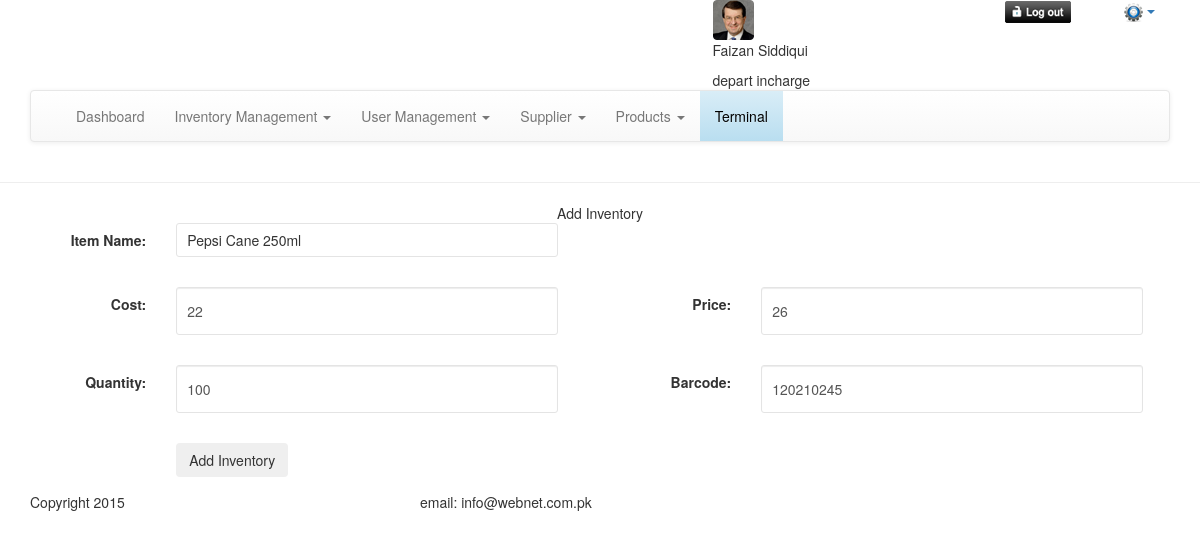
/add_inventory.php?id=1 (signed in), run on an earlier commit of the app's database.
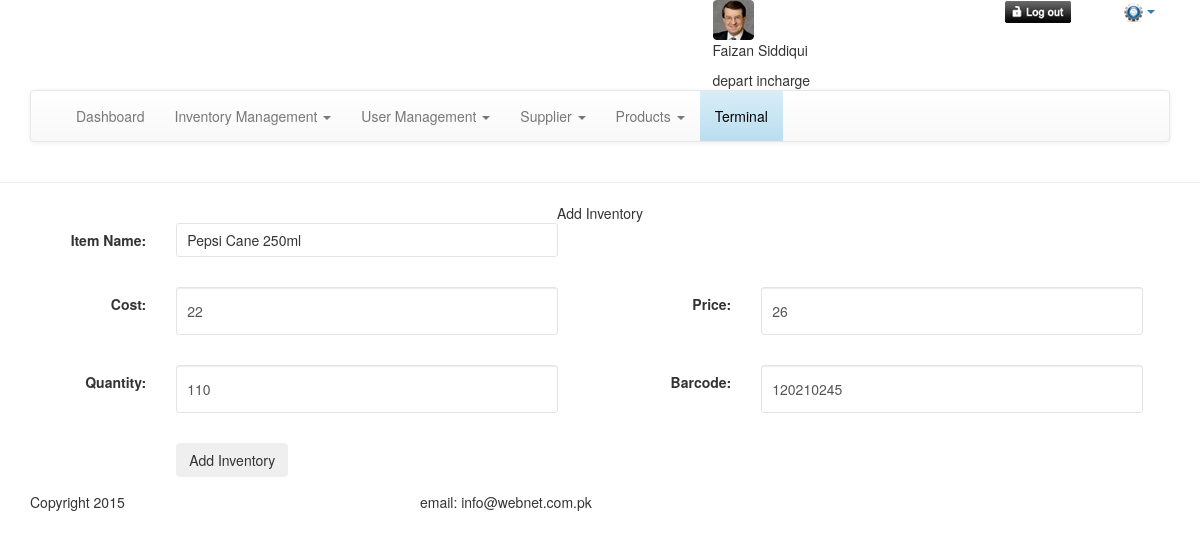
And on a later commit of the database.
### tables this page shows
CREATE TABLE IF NOT EXISTS `inventory` (
  `inv_id` int(11) NOT NULL,
  `inv_name` varchar(128) NOT NULL,
  `inv_cost` decimal(10,0) NOT NULL,
  `inv_price` decimal(10,0) NOT NULL,
  `inv_quantity` int(11) NOT NULL,
  `inv_barcode` int(11) NOT NULL,
  `inv_ts` timestamp NOT NULL DEFAULT CURRENT_TIMESTAMP
);

### common/class.database.php (called while the page is built, shortened)
<?php
class Database {
    public $_DB;
    public $_query;
    public $_where = array();
    public $_select = array();
    public $_action;
    public $_table;
    public function __construct() {
        try {
            $this->_DB = new PDO('mysql:host=' . DB_HOST . ';dbname=' . DB_NAME, DB_USER, DB_PASS);
            $this->_DB->setAttribute(PDO::ATTR_ERRMODE, PDO::ERRMODE_EXCEPTION);
        } catch (PDOException $e) {
            echo 'ERROR: ' . $e->getMessage();
        }
    }
    public function where($column_name, $value, $operator = '=') {
        $this->_where[$column_name] = array();
        $this->_where[$column_name][] = $value;
        $this->_where[$column_name][] = $operator;
    }
    public function query($query) {
        try {
            $this->_query = $this->_DB->prepare(filter_var($query, FILTER_SANITIZE_STRING));
            $this->bind_results();
            $this->_query->execute();
            $this->_where = array();
            $this->_select = array();
        } catch (PDOException $e) {
            $er = $e->errorInfo;
            echo '<p style="font-family:arial; background:#F00; position:absolute; z-index:10000; color:#FFF; padding:5px;">ERROR: ' . $er[2] . '</p>';
        }
    }
    public function bind_results() {
        if (!empty($this->_where)) {
            $ci = 0;
            foreach ($this->_where as $c => $value) {
                $ci++;
                $this->_query->bindValue(':' . $c.$ci, $value[0], $this->get_type($value[0]));
            }
        }
    }
    public function get_type($value) {
        if (is_int($value)) {
            $param = PDO::PARAM_INT;
        } elseif (is_bool($value)) {
            $param = PDO::PARAM_BOOL;
        } elseif (is_null($value)) {
            $param = PDO::PARAM_NULL;
        } elseif (is_string($value)) {
            $param = PDO::PARAM_STR;
        } else {
            $param = FALSE;
        }
        return $param;
    }
    public function build_query() {
        $query = $this->_action;
        if ($this->_action == 'SELECT') {
            if (!empty($this->_select)) {
                foreach ($this->_select as $column_name => $name) {
                    $query .=' ' . $column_name . ' as ' . $name . ', ';
                }
            } else {
                $query .= ' *';
            }
            $query = rtrim($query, ', ');
        }
        if ($this->_action != 'UPDATE' && $this->_action != 'INSERT') {
            $query .= ' FROM ';
        }
        $query .= $this->_table;
        if (!empty($this->_where)) {
            $query .= ' WHERE ';
            $columns = array();
            $ci = 0;
            foreach ($this->_where as $c => $v) {
                $cn = $c;
                $ci++;
                $columns[] = $cn . ' ' . $v[1] . ' :' . $c.$ci;
            }
            $query .= implode(' AND ', $columns);
        }
        $this->query($query);
    }
    public function result($fetch_type = PDO::FETCH_OBJ) {
        return $this->_query->fetch($fetch_type);
    }
    public function from($table_name, $num_rows = NULL) {
        $this->_action = 'SELECT';
        $this->_table = $table_name;
        $this->build_query();
    }
}

### classes/class.inventory.php (called while the page is built, shortened)
<?php
class inventory extends database
{
	private $table_name;
	function __construct()
	{
		$this->table_name = 'inventory';
	}
	public function inv_get($ID)
	{
		$this->from($this->table_name);
		return $this->result();
	}
}
 ?>

### add_inventory.php (the view, shortened to what the changed rows need)
<?php require_once 'header.php'; ?>
<section>
	<div class="container">
		<div class="row">
			<?php
			$inventory = new inventory();
			$ID = (isset($_GET['id']))? $_GET['id'] : NULL;
			if (isset($ID)) {
				$inventory_result = $inventory->inv_get($ID);
			}
			?>
			<form class="form-horizontal dashboardForm"  action="add_inventory.php<?php echo isset($ID)? ('?id='.$ID) : ''; ?> " method="post">
			<div class="col-md-6">
				<div class="form-group">
					<div class="col-sm-8">
						<input type="text" name="inv_name" value="<?php echo (isset($ID))? $inventory_result->inv_name : '' ?>">
					</div>
				</div>
			</div>
			<div class="col-md-6">
				<div class="form-group">
					<div class="col-sm-8">
						<input type="text" name="inv_cost" value="<?php echo (isset($ID))? $inventory_result->inv_cost : '' ?>" class="form-control" required>
					</div>
				</div>
				<div class="form-group">
					<div class="col-sm-8">
						<input type="text" name="inv_quantity" value="<?php echo (isset($ID))? $inventory_result->inv_quantity : '' ?>" class="form-control" required>
					</div>
				</div>
			</div>
			<div class="col-md-6">
				<div class="form-group">
					<div class="col-sm-8">
						<input type="text" name="inv_price" value="<?php echo (isset($ID))? $inventory_result->inv_price : '' ?>" class="form-control" required>
					</div>
				</div>
				<div class="form-group">
					<div class="col-sm-8">
						<input type="text" name="inv_barcode" value="<?php echo (isset($ID))? $inventory_result->inv_barcode : '' ?>" class="form-control" required>
					</div>
				</div>
			</div>
			</form>
		</div>
	</div>
</section>
<?php require_once 'footer.php'; ?>

What changed in the data, as far as the page shows it:
changed inventory "Pepsi Cane 250ml": inv_quantity "100" → "110"
